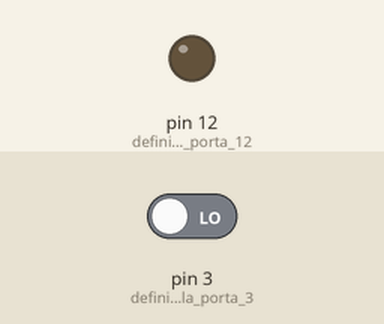
The sketch below on a simulated Arduino Uno, built with avr-gcc and run on an emulated ATmega328P. On the bench: output pins drawn as LEDs (lit = HIGH). The inputs (shaded band) are chosen by the test bench; at power-on: pin 3 (definisce_la_porta_3) LOW.

Above: at 1.2 s.
1.3 s: pin 3 (definisce_la_porta_3) driven HIGH
At 1.8 s:
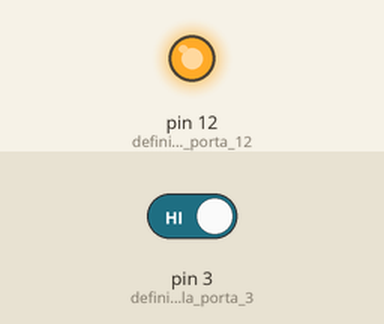
2.8 s: pin 3 (definisce_la_porta_3) driven LOW
At 4.5 s:
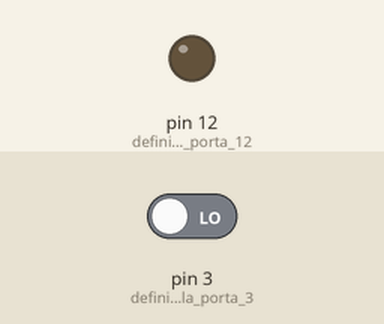
Timing chart, 0 to 6.0 s (numbered marks = the images above; inputs shaded):
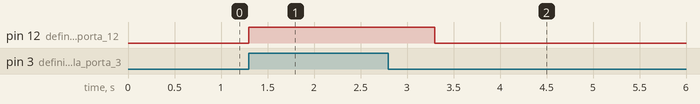

Measured:
- after the input at 1.3 s, pin 12 (definisce_la_porta_12): LOW → HIGH at once
- after the input at 2.8 s, pin 12 (definisce_la_porta_12): HIGH → LOW after 0.50 s

The sketch:

sensore_battito_cardiaco.ino
```cpp
int stato = 0; // variabile nella quale acquisire lo stato del sensore (battito si oppure battito no)
void setup()
{
 pinMode(12, OUTPUT); // definisce la porta 12 (il led) come porta di output
 pinMode(3, INPUT); // definisce la porta 3 (il sensore) come porta di input
}
void loop()
{
 stato = digitalRead(3); // rileva lo stato de sensore
 if (stato == HIGH) // se lo stato e' "alto" (se c'e' stato un battito)
 {
 digitalWrite(12, HIGH); // accende il led
 delay (1000); // attende un secondo
 }
 else // in caso contrario (se non c'e' stato alcun battito)
 {
 digitalWrite(12, LOW); // spegne il led
 }
}
```
